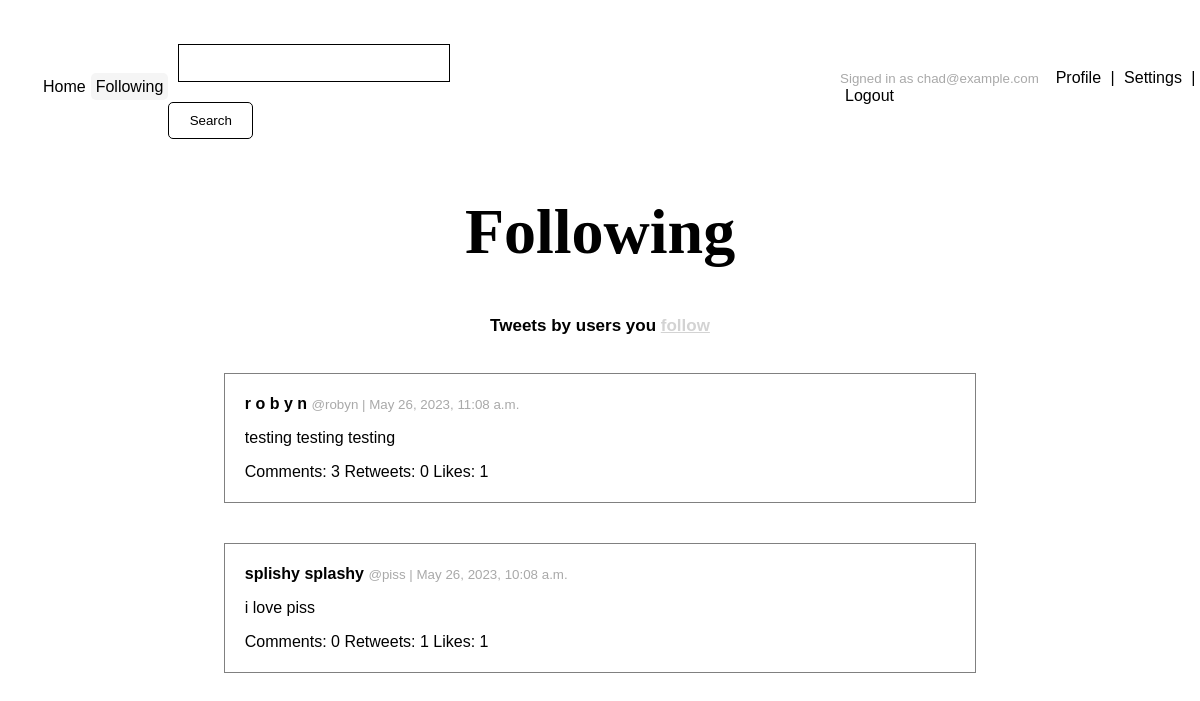
The app's page /following/ (signed in) with its own data.
### tweets/models.py (models this page shows)
class Tweet(models.Model):
    text = models.CharField(max_length=144)
    date = models.DateTimeField(default=timezone.now)
    likes = models.ManyToManyField(User, blank=True, related_name='likes')
    user = models.ForeignKey(User, on_delete=models.CASCADE)
    class Meta:
        ordering = ["-date"]
    def __str__(self):
        return self.text

### users/models.py (models this page shows, shortened)
class Profile(models.Model):
    user = models.OneToOneField(User, on_delete=models.CASCADE)
    bio = models.TextField(default="")
    display_name = models.CharField(default="", max_length=150)
    location = models.CharField(blank=True, max_length=150)
    followers = models.ManyToManyField(User, blank=True, related_name='followers')
    following = models.ManyToManyField(User, blank=True, related_name='following')

### tweets/views.py (the view)
# urls.py: path('following/', views.following, name='following_feed'),
@login_required
def following(request):
    followed_users = request.user.profile.following.all()
    tweets = Tweet.objects.filter(user__in=followed_users)
    return render(request, 'tweets/following.html', {"title": "Following", "tweets": tweets})

### templates/tweets/following.html
{% extends '../base.html' %}
{% block content %}
<div class="tweets-list center width-100">
    <p class="subtitle">Tweets by users you <a class="follow-link" href="{% url 'following' user.id %}">follow</a> </p>
      {% if tweets %}
          {% for tweet in tweets %}
                {% include "tweets/tweet.html" %}
          {% endfor %}
      {% else %}
          <p class="faded">No tweets found.</p>
      {% endif %}
</div>
{% endblock %}

### templates/base.html (shortened to what this page needs)
<!DOCTYPE html>
<html lang="en">
    <head>
        {% load static %}
        <link rel="stylesheet" href="{% static 'style.css' %}" rel="stylesheet" type="text/css">
        <link href="{% static 'fontawesomefree/css/fontawesome.css' %}" rel="stylesheet" type="text/css">
        <link href="{% static 'fontawesomefree/css/solid.css' %}" rel="stylesheet" type="text/css">
        <link href="{% static 'fontawesomefree/css/regular.css' %}" rel="stylesheet" type="text/css">
    </head>
    <body>
        {% if user.is_authenticated %}
            <nav class="center width-100">
                <ul class="center width-100" style="flex-direction: row">
                    <li><a id="nav-home" title="Home" href="{% url 'tweets' %}">Home</a></li>
                    <li><a id="nav-following" title="Following" href="{% url 'following_feed' %}">Following</a></li>
                    <li>
                        <form action="{% url 'search' %}" method="post">
                            <input class="search" type="text" name="query">
                            <button class="search" type="submit" title="Search">Search</button>
                        </form>
                    </li>
                    <div class="float-right">
                        <li><small>Signed in as {{user.email}}&nbsp;&nbsp;</small></li>
                        <li><a id="nav-profile" title="Profile" href="{% url 'profile' %}">Profile</a></li>
                         |
                        <li><a id="nav-settings" title="Settings" href="{% url 'settings' %}">Settings</a></li>
                         |
                        <li><a id="nav-logout" title="Logout" href="{% url 'signout' %}">Logout</a></li>
                    </div>
                </ul>
            </nav>
                {% endif %}
        <div class="content center">
            <h1 class="title">{{ title }}</h1>
            {% block content %}{% endblock %}
    </body>
</html>

### templates/tweets/tweet.html (shortened to what this page needs)
<div class="tweet-card width-100">
    <a class="profile-link" href="{% url 'profile_public' tweet.user.id %}">
        <p>
            <strong>
                {{ tweet.user.profile.display_name }}
            </strong>
            <small>@{{ tweet.user }} | {{ tweet.date }}</small>
        </p>
    </a>
    <a class="tweet-link" href="{% url 'tweet' tweet.id %}">
        <p>{{ tweet }}</p>
        <p>
            Comments: {{ tweet.comment_set.count }}
            Retweets: {{ tweet.retweet_set.count }}
            Likes: {{ tweet.likes.count }}
        </p>
    </a>
</div>

### static/style.css (style rules this page uses)
body { font-family: "Trebuchet MS", "Arial", sans-serif; margin-bottom: 70px; }
p a { color: lightgrey; text-decoration: underline; }
p.subtitle { font-weight: bold; font-size: 17px; }
h1 { font-family: "Garamond"; font-size: 64px; font-weight: bold; margin: 30px; }
@media (min-width: 1000px) { .content { margin-left: 20%; margin-right: 20%; } }
.center, form { display: flex; justify-content: center; align-items: center; flex-direction: column; }
.width-100, form { width: 100%; }
button { background: white; color: black; text-align: center; border: 1px solid black; padding-left: 20px; padding-right: 20px; padding-top: 10px; padding-bottom: 10px; border-radius: 5px; margin-top: 10px; width: 20%; }
nav { padding: 10px; }
nav li, nav li form { display: inline; }
nav li form { padding: 0; margin: 0; }
nav a { text-decoration: none; color: black; padding: 5px; border-radius: 5px; }
.float-right { float:right; }
input, textarea { padding: 10px; border: solid 1px black; width: 50%; margin: 10px; font-family: "Trebuchet MS"; }
input.search { min-width: 250px; }
button.search { min-width: 85px; }
small { color: darkgrey; }
div.tweet-card a { color: black; text-decoration: none; }
div.tweet-card { border: solid 1px grey; margin: 20px; padding: 5px 20px; }
a.follows-link, a.profile-link { color: black; text-decoration: none; }

### templates/base.html (style rules this page uses)
#nav-following { background: whitesmoke }

### records on screen
Tweet: user.profile.display_name "r o b y n", user "robyn", date "May 26, 2023, 11:08 a.m.", text "testing testing testing", comment_set.count "3", retweet_set.count "0", likes.count "1"
Tweet: user.profile.display_name "splishy splashy", user "piss", date "May 26, 2023, 10:08 a.m.", text "i love piss", comment_set.count "0", retweet_set.count "1", likes.count "1"

### other values on screen
{{ user.email }} "chad@example.com"
{{ title }} "Following"
